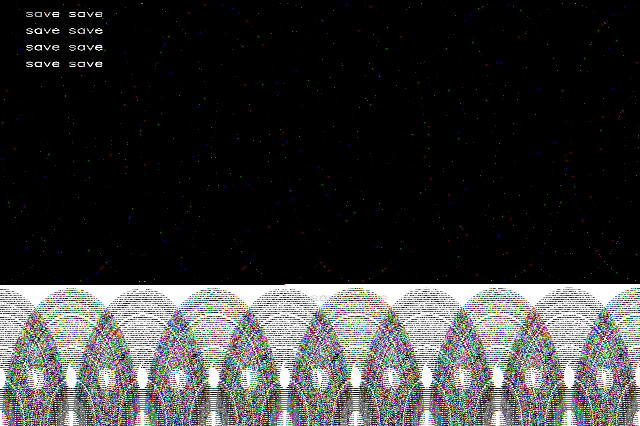
#> input picture invisi-ink/image.png, 640 x 426 px, found by its file name
$ python decode.py
#> lines starting #> are read from the running program, lines starting #| are printed output that depends on the picture; after the words box and inside, x2 and y2 are one past the last pixel; in counts of white or black regions, pixels touching at a corner belong together
#> further down, image is the input picture: shape (426, 640, 3); mean B, G, R 55.3, 55.4, 55.4
import cv2
import numpy as np

sh = 2
sw = 3

def isDivBy3(n):

  if(n%3 ==0):
    return True
  else:
    return False


def decoding(image, sh, sw):
#> called with sh = 2, sw = 3
  h, w, _ = image.shape
#> h = 426; w = 640

  text_image = np.zeros((w, h, 3), dtype=np.uint8)
  text_image_grayscale = np.zeros((w, h), dtype=np.uint8)

  taille_max = text_image.shape[0] * text_image.shape[1]
#> taille_max = 272640

  afterCoding = image

  afterCoding_ycrcb = cv2.cvtColor(afterCoding, cv2.COLOR_BGR2YCR_CB)
#> afterCoding_ycrcb: shape (426, 640, 3); mean of channels 0, 1, 2 55.4, 128, 127.9

  Y2 = afterCoding_ycrcb[:, :, 0]
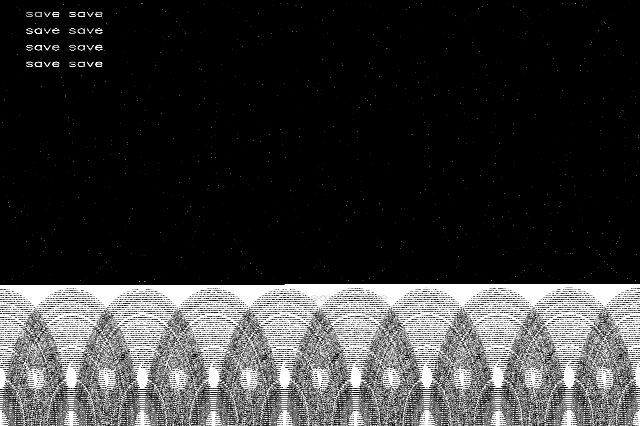
#> Y2: shape (426, 640); min 0, max 255, mean 55.4
  cr2 = afterCoding_ycrcb[:, :, 1]
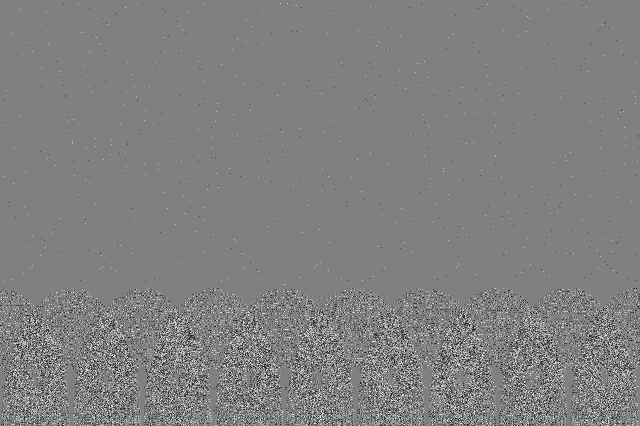
#> cr2: shape (426, 640); min 0, max 255, mean 128
  cb2 = afterCoding_ycrcb[:, :, 2]
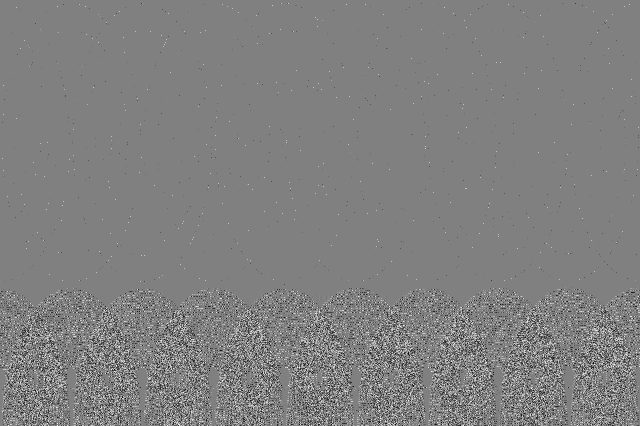
#> cb2: shape (426, 640); min 1, max 255, mean 127.9

  index = 0
  exit_loop = False

  x = 0
  while x < (cr2.shape[0]) and exit_loop != True:
    y = 0
    while y < (cr2.shape[1]) and exit_loop != True:
        if index < taille_max:
            binary_cr = list(format(cr2[x,y], '016b'))
            text_image_grayscale[x, y] = binary_cr[11]
            index += 1
            y += 1
        else:
            exit_loop = True
    x += 1
#> text_image_grayscale: shape (640, 426); every value is 0
#> after the loop, index = 426; x = 0

  x = 0
  index_color = 0
  part_color = []
  while x < (cb2.shape[0]) and exit_loop != True:
    y = 0
    while y < (cb2.shape[1]) and exit_loop != True:
      if index_color < 24:
        binary_cb = list(format(cb2[x,y], '016b'))
        part_color.append(binary_cb[11])

        index_color += 1
        y += 1
      else:
        exit_loop = True
    x += 1

  color = [1, 1, 1]

  # get the color from bit sequence
  color[0]  = int("".join([str(bit) for bit in part_color[:8]]),2)
  color[1]  = int("".join([str(bit) for bit in part_color[8:16]]),2)
  color[2]  = int("".join([str(bit) for bit in part_color[16:24]]),2)

  text_image[:,:,0] = text_image_grayscale * color[0]
  text_image[:,:,1] = text_image_grayscale * color[1]
  text_image[:,:,2] = text_image_grayscale * color[2]

  text_image = cv2.cvtColor(text_image, cv2.COLOR_BGR2RGB)

  return text_image

if __name__ == "__main__":
    image = cv2.imread("./image.png")
    if image is None:
        exit(0)

#> (the run stopped early here; a loop or call above may not have finished)
